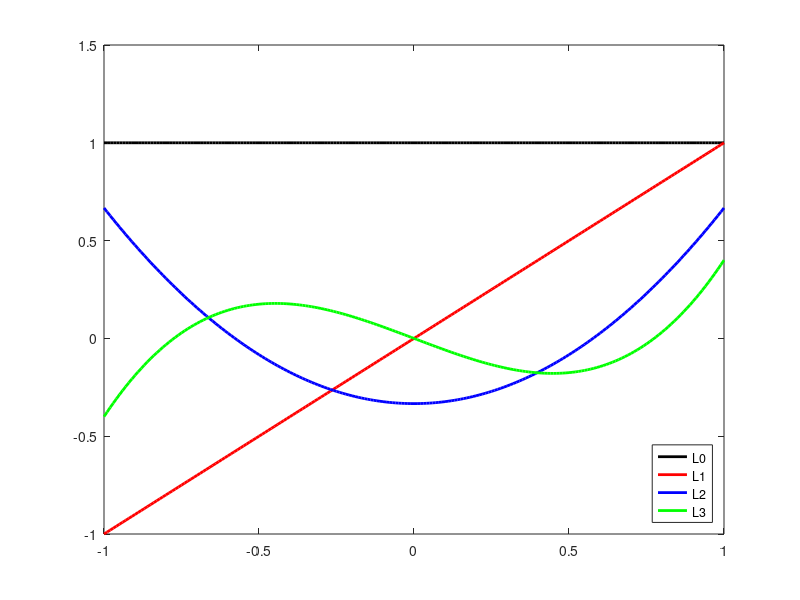

The MATLAB script that drew this image:
L0 = @ones;
L0 = L0();
w = @ones;
w = w();

B1_0 = @(x) x.*w.*L0.^2;
B1_0val = integral(B1_0,-1,1, 'ArrayValued',true);
B1_1 = @(x) w.*L0.^2;
B1_1val = integral(B1_1,-1,1, 'ArrayValued',true);
B1 = (B1_0val) / (B1_1val);
L1 = @(x) x - B1;

B_0 = @(x) x.*w.*L1(x).^2;
B_0val = integral(B_0,-1,1, 'ArrayValued',true);
B_1 = @(x) w.*L1(x).^2;
B_1val = integral(B_1,-1,1, 'ArrayValued',true);
B2 = (B_0val) / (B_1val);
C_0 = @(x) x.*w.*L1(x).*L0;
C_0val = integral(C_0,-1,1, 'ArrayValued',true);
C_1 = @(x) w.*L0.^2;
C_1val = integral(C_1,-1,1, 'ArrayValued',true);
C2 = (C_0val) / (C_1val);
L2 = @(x) (x - B2).* L1(x) - C2.*L0;

B_0 = @(x) x.*w.*L2(x).^2;
B_0val = integral(B_0,-1,1, 'ArrayValued',true);
B_1 = @(x) w.*L2(x).^2;
B_1val = integral(B_1,-1,1, 'ArrayValued',true);
B3 = (B_0val) / (B_1val);
C_0 = @(x) x.*w.*L2(x).*L1(x);
C_0val = integral(C_0,-1,1, 'ArrayValued',true);
C_1 = @(x) w.*L1(x).^2;
C_1val = integral(C_1,-1,1, 'ArrayValued',true);
C3 = (C_0val) / (C_1val);
L3 = @(x) (x - B3).* L2(x) - C3.*L1(x);

X = [-1:0.01:1];
figure(1);
plot(X, X.^0,'-k','LineWidth',2); hold on;
plot(X, L1(X),'-r','LineWidth',2); hold on;
plot(X, L2(X),'-b','LineWidth',2); hold on;
plot(X, L3(X),'-g','LineWidth',2); hold off;
ylim([-1, 1.5]);
legend({'L0','L1','L2','L3'},'Location', 'Southeast');
